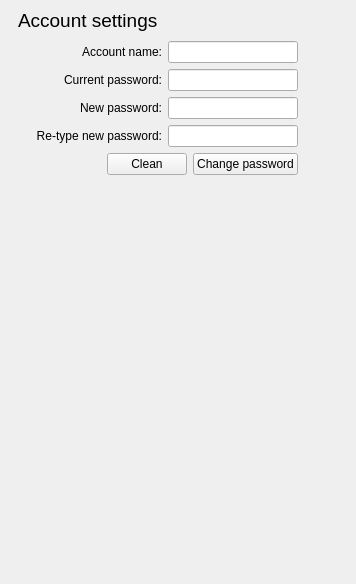
         <widget class="QWidget" name="securitySettingsPage">
          <layout class="QVBoxLayout" name="verticalLayout_36">
           <property name="leftMargin">
            <number>18</number>
           </property>
           <property name="topMargin">
            <number>9</number>
           </property>
           <property name="rightMargin">
            <number>9</number>
           </property>
           <property name="bottomMargin">
            <number>9</number>
           </property>
           <item>
            <widget class="QLabel" name="label_23">
             <property name="font">
              <font>
               <pointsize>14</pointsize>
              </font>
             </property>
             <property name="text">
              <string>Account settings</string>
             </property>
            </widget>
           </item>
           <item>
            <widget class="QWidget" name="widget_10" native="true">
             <layout class="QVBoxLayout" name="verticalLayout_38">
              <property name="leftMargin">
               <number>18</number>
              </property>
              <property name="topMargin">
               <number>3</number>
              </property>
              <item>
               <layout class="QHBoxLayout" name="horizontalLayout_59" stretch="0,1">
                <item>
                 <layout class="QVBoxLayout" name="verticalLayout_37">
                  <item>
                   <layout class="QHBoxLayout" name="horizontalLayout_46" stretch="1,0">
                    <item>
                     <widget class="QLabel" name="label_25">
                      <property name="text">
                       <string>Account name:</string>
                      </property>
                      <property name="alignment">
                       <set>Qt::AlignRight|Qt::AlignTrailing|Qt::AlignVCenter</set>
                      </property>
                     </widget>
                    </item>
                    <item>
                     <widget class="QLineEdit" name="accountNameEdit">
                      <property name="minimumSize">
                       <size>
                        <width>130</width>
                        <height>0</height>
                       </size>
                      </property>
                      <property name="maxLength">
                       <number>15</number>
                      </property>
                     </widget>
                    </item>
                   </layout>
                  </item>
                  <item>
                   <layout class="QHBoxLayout" name="horizontalLayout_52" stretch="1,0">
                    <item>
                     <widget class="QLabel" name="label_27">
                      <property name="text">
                       <string>Current password:</string>
                      </property>
                      <property name="alignment">
                       <set>Qt::AlignRight|Qt::AlignTrailing|Qt::AlignVCenter</set>
                      </property>
                     </widget>
                    </item>
                    <item>
                     <widget class="QLineEdit" name="accountCurrentPasswordEdit">
                      <property name="minimumSize">
                       <size>
                        <width>130</width>
                        <height>0</height>
                       </size>
                      </property>
                      <property name="maxLength">
                       <number>31</number>
                      </property>
                      <property name="echoMode">
                       <enum>QLineEdit::Password</enum>
                      </property>
                     </widget>
                    </item>
                   </layout>
                  </item>
                  <item>
                   <layout class="QHBoxLayout" name="horizontalLayout_54" stretch="1,0">
                    <item>
                     <widget class="QLabel" name="label_28">
                      <property name="text">
                       <string>New password:</string>
                      </property>
                      <property name="alignment">
                       <set>Qt::AlignRight|Qt::AlignTrailing|Qt::AlignVCenter</set>
                      </property>
                     </widget>
                    </item>
                    <item>
                     <widget class="QLineEdit" name="accountNewPasswordEdit">
                      <property name="minimumSize">
                       <size>
                        <width>130</width>
                        <height>0</height>
                       </size>
                      </property>
                      <property name="maxLength">
                       <number>31</number>
                      </property>
                      <property name="echoMode">
                       <enum>QLineEdit::Password</enum>
                      </property>
                     </widget>
                    </item>
                   </layout>
                  </item>
                  <item>
                   <layout class="QHBoxLayout" name="horizontalLayout_57" stretch="1,0">
                    <item>
                     <widget class="QLabel" name="label_30">
                      <property name="text">
                       <string>Re-type new password:</string>
                      </property>
                      <property name="alignment">
                       <set>Qt::AlignRight|Qt::AlignTrailing|Qt::AlignVCenter</set>
                      </property>
                     </widget>
                    </item>
                    <item>
                     <widget class="QLineEdit" name="accountRetypedNewPasswordEdit">
                      <property name="minimumSize">
                       <size>
                        <width>130</width>
                        <height>0</height>
                       </size>
                      </property>
                      <property name="maxLength">
                       <number>31</number>
                      </property>
                      <property name="echoMode">
                       <enum>QLineEdit::Password</enum>
                      </property>
                     </widget>
                    </item>
                   </layout>
                  </item>
                  <item>
                   <layout class="QHBoxLayout" name="horizontalLayout_58">
                    <item>
                     <spacer name="horizontalSpacer_37">
                      <property name="orientation">
                       <enum>Qt::Horizontal</enum>
                      </property>
                      <property name="sizeHint" stdset="0">
                       <size>
                        <width>40</width>
                        <height>20</height>
                       </size>
                      </property>
                     </spacer>
                    </item>
                    <item>
                     <widget class="QPushButton" name="accountCleanButton">
                      <property name="text">
                       <string>Clean</string>
                      </property>
                     </widget>
                    </item>
                    <item>
                     <widget class="QPushButton" name="accountChangePasswordButton">
                      <property name="text">
                       <string>Change password</string>
                      </property>
                     </widget>
                    </item>
                   </layout>
                  </item>
                 </layout>
                </item>
                <item>
                 <spacer name="horizontalSpacer_38">
                  <property name="orientation">
                   <enum>Qt::Horizontal</enum>
                  </property>
                  <property name="sizeHint" stdset="0">
                   <size>
                    <width>40</width>
                    <height>20</height>
                   </size>
                  </property>
                 </spacer>
                </item>
               </layout>
              </item>
              <item>
               <spacer name="verticalSpacer_15">
                <property name="orientation">
                 <enum>Qt::Vertical</enum>
                </property>
                <property name="sizeHint" stdset="0">
                 <size>
                  <width>20</width>
                  <height>391</height>
                 </size>
                </property>
               </spacer>
              </item>
             </layout>
            </widget>
           </item>
          </layout>
         </widget>
